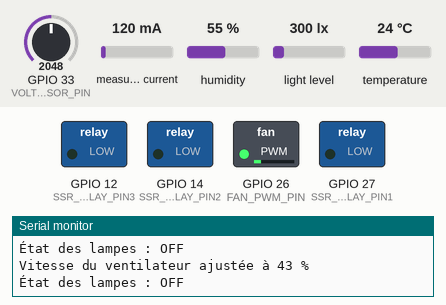
A sketch run on a simulated ESP32. Parts: switched loads named in the sketch (green lamp = pin HIGH), the last lines printed to the serial monitor. The test bench sets the inputs (shaded band); at power-on: temperature 24 °C, light level 300 lx, GPIO 33 (VOLTAGE_SENSOR_PIN) = 2048, measured current 120 mA, humidity 55 %. The local clock reads 2024-03-15 10:24:30 at power-on unless the sketch sets it; EEPROM starts erased.

Above: at 1.2 s.
1.3 s: temperature set to 28 °C
3.1 s: light level set to 288 lx
At 4.1 s:
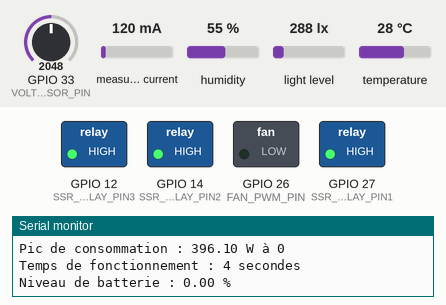
4.7 s: temperature set to 12 °C
At 6.3 s:
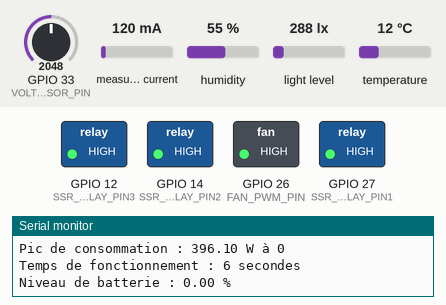
7.3 s: temperature set to 27 °C
At 16.1 s:
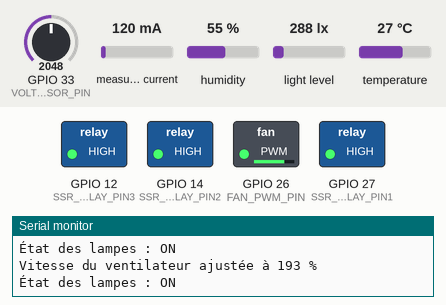
21.8 s: light level set to 317 lx
At 36.3 s:
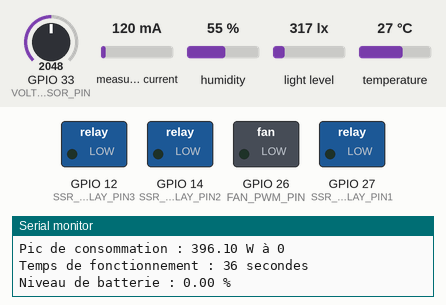
Timing chart, 0 to 36.8 s (numbered marks = the images above; inputs shaded):
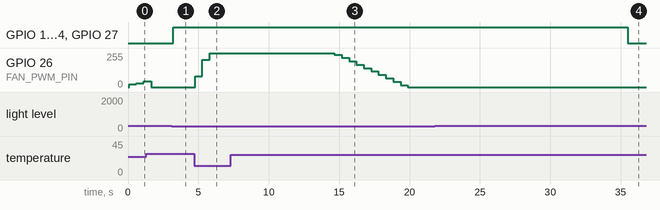

Measured:
- the behaviour switches between 300 and 299 lx on light level (found by bisection; images 0 and 1)
- the behaviour switches between 316 and 317 lx on light level (found by bisection; images 3 and 4)
- after the input at 3.1 s, GPIO 12 (SSR_RELAY_PIN3), GPIO 14 (SSR_RELAY_PIN2), GPIO 27 (SSR_RELAY_PIN1): LOW → HIGH after 0.10 s
- after the input at 4.7 s, GPIO 26 (FAN_PWM_PIN): 0/255 → 81/255 after 0.07 s, → 205/255 0.52 s later, → 255/255 0.52 s later
- after the input at 7.3 s, GPIO 26 (FAN_PWM_PIN): moves from 255/255 to 0/255 over 5.2 s, starting after 7.4 s
- after the input at 21.8 s, GPIO 12 (SSR_RELAY_PIN3), GPIO 14 (SSR_RELAY_PIN2), GPIO 27 (SSR_RELAY_PIN1): HIGH → LOW after 13.7 s

The sketch:

habitat_low_tech.ino
```cpp
#include <WiFi.h>
#include <ArduinoJson.h>
#include <EEPROM.h>
#include <ESPAsyncWebServer.h>
#include <AsyncTCP.h>
#include <Adafruit_SHT31.h>
#include <Adafruit_VEML7700.h>
#include "ACS712.h"
#include <ESPmDNS.h>
#include <time.h>

// Définition des broches et des composants
#define VEML7700_ADDR 0x10
#define SHT31_ADDR 0x44
#define CURRENT_SENSOR_PIN 34
#define VOLTAGE_SENSOR_PIN 33
#define FAN_PWM_PIN 26
#define SSR_RELAY_PIN1 27
#define SSR_RELAY_PIN2 14
#define SSR_RELAY_PIN3 12

#define EEPROM_SIZE 512

#define PWM_FREQ 5000
#define PWM_RESOLUTION 8
#define PWM_CHANNEL_FAN 0

// Structure de configuration essentielle
struct Config {
    float Kp;
    float Ki;
    float Kd;
    float setpointTemp;
    float setpointLux;
    char ap_ssid[32];
    char ap_password[32];
    bool autoMode;
} config;

Config defaultConfig = {2.0, 5.0, 1.0, 25.0, 300.0, "ESP32_AP", "12345678", true};

AsyncWebServer server(80);
AsyncWebSocket ws("/ws");

// Objets capteurs
Adafruit_SHT31 sht31 = Adafruit_SHT31();
Adafruit_VEML7700 veml7700 = Adafruit_VEML7700();
ACS712 acs712(CURRENT_SENSOR_PIN, 3.3, 4095, 33);

// Variables de contrôle et de suivi de l'énergie
float integralTemp = 0, previous_errorTemp = 0;
float integralLux = 0, previous_errorLux = 0;
int fanSpeedManual = 100;
bool lamp1State = false, lamp2State = false, lamp3State = false;
time_t lastUpdateTime = 0;
float totalEnergy = 0;
float peakPower = 0;
time_t peakPowerTime = 0;
time_t startTime;
time_t currentTime;
float batteryLevel = 75.0;
float voltage = 0.0;

void setup() {
    Serial.begin(115200);
    EEPROM.begin(EEPROM_SIZE);
    loadConfig();

    initSensors();

    // Configuration des relais et PWM
    pinMode(SSR_RELAY_PIN1, OUTPUT);
    pinMode(SSR_RELAY_PIN2, OUTPUT);
    pinMode(SSR_RELAY_PIN3, OUTPUT);
    digitalWrite(SSR_RELAY_PIN1, LOW);
    digitalWrite(SSR_RELAY_PIN2, LOW);
    digitalWrite(SSR_RELAY_PIN3, LOW);

    ledcSetup(PWM_CHANNEL_FAN, PWM_FREQ, PWM_RESOLUTION);
    ledcAttachPin(FAN_PWM_PIN, PWM_CHANNEL_FAN);

    setupAP();
    if (!MDNS.begin("low-tech")) {
        Serial.println("Erreur lors de la configuration de mDNS !");
    } else {
        Serial.println("mDNS démarré");
    }

    ws.onEvent(onWsEvent);
    server.addHandler(&ws);
    server.begin();

    startTime = time(nullptr);

    xTaskCreate(readSensorsTask, "Read Sensors", 2048, NULL, 1, NULL);
    xTaskCreate(controlSystemTask, "Control System", 2048, NULL, 1, NULL);
    xTaskCreate(energyManagementTask, "Energy Management", 2048, NULL, 1, NULL);
}

void loop() {
    ws.cleanupClients();
}

// Fonction pour initialiser les capteurs
void initSensors() {
    if (!sht31.begin(SHT31_ADDR)) {
        Serial.println("Erreur de communication avec le capteur de température SHT31 !");
    }
    if (!veml7700.begin()) {
        Serial.println("Erreur de communication avec le capteur de luminosité VEML7700 !");
    }
    acs712.autoMidPoint();
}

void loadConfig() {
    if (EEPROM.read(0) == 1) {
        EEPROM.get(1, config);
        Serial.println("Configuration chargée depuis l'EEPROM.");
    } else {
        config = defaultConfig;
        Serial.println("Configuration par défaut utilisée.");
        saveConfig();
    }
}

void saveConfig() {
    EEPROM.write(0, 1);
    EEPROM.put(1, config);
    EEPROM.commit();
    Serial.println("Configuration sauvegardée dans l'EEPROM.");
}

void setupAP() {
    Serial.println("Configuration du point d'accès...");
    WiFi.softAP(config.ap_ssid, config.ap_password);
    Serial.print("SSID AP: ");
    Serial.println(config.ap_ssid);
    Serial.print("Adresse IP AP: ");
    Serial.println(WiFi.softAPIP());
}

void onWsEvent(AsyncWebSocket *server, AsyncWebSocketClient *client, AwsEventType type, void *arg, uint8_t *data, size_t len) {
    if (type == WS_EVT_CONNECT) {
        Serial.printf("Client WebSocket connecté depuis %s\n", client->remoteIP().toString().c_str());
        sendCurrentConfig(client);
    } else if (type == WS_EVT_DISCONNECT) {
        Serial.printf("Client WebSocket déconnecté\n");
    } else if (type == WS_EVT_DATA) {
        data[len] = '\0';
        Serial.printf("Reçu: %s\n", data);

        StaticJsonDocument<256> doc;
        DeserializationError error = deserializeJson(doc, (const char*)data);

        if (!error) {
            handleConfigUpdate(doc);
        } else {
            Serial.println("Erreur de parsing JSON.");
        }
    }
}

void sendCurrentConfig(AsyncWebSocketClient *client) {
    StaticJsonDocument<256> doc;
    doc["settings"]["setpointTemp"] = config.setpointTemp;
    doc["settings"]["setpointLux"] = config.setpointLux;
    doc["settings"]["Kp"] = config.Kp;
    doc["settings"]["Ki"] = config.Ki;
    doc["settings"]["Kd"] = config.Kd;
    doc["settings"]["ap_ssid"] = config.ap_ssid;
    doc["settings"]["ap_password"] = config.ap_password;
    doc["settings"]["autoMode"] = config.autoMode;
    doc["manual"]["fanSpeed"] = fanSpeedManual;
    doc["manual"]["lamp1State"] = lamp1State;
    doc["manual"]["lamp2State"] = lamp2State;
    doc["manual"]["lamp3State"] = lamp3State;
    doc["energy"]["totalEnergy"] = totalEnergy;
    doc["energy"]["peakPower"] = peakPower;
    doc["energy"]["peakPowerTime"] = peakPowerTime;
    doc["energy"]["currentTime"] = currentTime;
    doc["energy"]["uptime"] = time(nullptr) - startTime;
    doc["battery"]["level"] = batteryLevel;

    char buffer[256];
    serializeJson(doc, buffer);
    client->text(buffer);
}

void handleConfigUpdate(StaticJsonDocument<256>& doc) {
    if (doc.containsKey("setpointTemp")) {
        config.setpointTemp = doc["setpointTemp"].as<float>();
    }
    if (doc.containsKey("setpointLux")) {
        config.setpointLux = doc["setpointLux"].as<float>();
    }
    if (doc.containsKey("Kp")) config.Kp = doc["Kp"].as<float>();
    if (doc.containsKey("Ki")) config.Ki = doc["Ki"].as<float>();
    if (doc.containsKey("Kd")) config.Kd = doc["Kd"].as<float>();

    if (doc.containsKey("ap_ssid")) strncpy(config.ap_ssid, doc["ap_ssid"], sizeof(config.ap_ssid));
    if (doc.containsKey("ap_password")) strncpy(config.ap_password, doc["ap_password"], sizeof(config.ap_password));

    if (doc.containsKey("autoMode")) {
        config.autoMode = doc["autoMode"].as<bool>();
    }

    if (doc.containsKey("fanSpeed")) {
        fanSpeedManual = doc["fanSpeed"].as<int>();
        ledcWrite(PWM_CHANNEL_FAN, map(fanSpeedManual, 1, 100, 0, 255));
    }

    if (doc.containsKey("lamp1State")) {
        lamp1State = doc["lamp1State"].as<bool>();
        digitalWrite(SSR_RELAY_PIN1, lamp1State ? HIGH : LOW);
    }
    if (doc.containsKey("lamp2State")) {
        lamp2State = doc["lamp2State"].as<bool>();
        digitalWrite(SSR_RELAY_PIN2, lamp2State ? HIGH : LOW);
    }
    if (doc.containsKey("lamp3State")) {
        lamp3State = doc["lamp3State"].as<bool>();
        digitalWrite(SSR_RELAY_PIN3, lamp3State ? HIGH : LOW);
    }

    if (doc.containsKey("currentTime")) {
        currentTime = doc["currentTime"].as<time_t>();
    }

    sendCurrentConfigToAllClients();

    if (doc.containsKey("ap_ssid") || doc.containsKey("ap_password")) {
        ESP.restart();
    }
}

void sendCurrentConfigToAllClients() {
    StaticJsonDocument<256> doc;
    doc["settings"]["setpointTemp"] = config.setpointTemp;
    doc["settings"]["setpointLux"] = config.setpointLux;
    doc["settings"]["Kp"] = config.Kp;
    doc["settings"]["Ki"] = config.Ki;
    doc["settings"]["Kd"] = config.Kd;
    doc["settings"]["ap_ssid"] = config.ap_ssid;
    doc["settings"]["ap_password"] = config.ap_password;
    doc["settings"]["autoMode"] = config.autoMode;
    doc["manual"]["fanSpeed"] = fanSpeedManual;
    doc["manual"]["lamp1State"] = lamp1State;
    doc["manual"]["lamp2State"] = lamp2State;
    doc["manual"]["lamp3State"] = lamp3State;
    doc["energy"]["totalEnergy"] = totalEnergy;
    doc["energy"]["peakPower"] = peakPower;
    doc["energy"]["peakPowerTime"] = peakPowerTime;
    doc["energy"]["currentTime"] = currentTime;
    doc["energy"]["uptime"] = time(nullptr) - startTime;
    doc["battery"]["level"] = batteryLevel;

    char buffer[256];
    serializeJson(doc, buffer);
    ws.textAll(buffer);
}

void readSensorsTask(void* parameter) {
    while (1) {
        float temp = sht31.readTemperature();
        float hum = sht31.readHumidity();
        float lux = veml7700.readLux();
        float current = acs712.mA_DC();
        voltage = analogRead(VOLTAGE_SENSOR_PIN) * (3.3 / 4095.0) * 2;
        float power = voltage * current;
        totalEnergy += power * (millis() - lastUpdateTime) / 3600000.0;
        lastUpdateTime = millis();

        batteryLevel = calculateBatteryLevel(voltage);

        if (power > peakPower) {
            peakPower = power;
            peakPowerTime = currentTime;
        }

        StaticJsonDocument<128> doc;
        doc["temperature"] = temp;
        doc["humidity"] = hum;
        doc["lux"] = lux;
        doc["current"] = current;
        doc["voltage"] = voltage;
        doc["power"] = power;
        doc["battery"] = batteryLevel;

        char buffer[128];
        serializeJson(doc, buffer);
        ws.textAll(buffer);

        Serial.println("Données capteurs envoyées.");
        vTaskDelay(10000 / portTICK_PERIOD_MS);
    }
}

void controlSystemTask(void* parameter) {
    while (1) {
        PIDControlTemperature();
        PIDControlLight();
        vTaskDelay(500 / portTICK_PERIOD_MS);
    }
}

void energyManagementTask(void* parameter) {
    while (1) {
        Serial.printf("Énergie totale consommée : %.2f Wh\n", totalEnergy);
        Serial.printf("Pic de consommation : %.2f W à %ld\n", peakPower, peakPowerTime);
        Serial.printf("Temps de fonctionnement : %ld secondes\n", time(nullptr) - startTime);
        Serial.printf("Niveau de batterie : %.2f %%\n", batteryLevel);
        vTaskDelay(2000 / portTICK_PERIOD_MS);
    }
}

// Contrôle PID pour la température
void PIDControlTemperature() {
    float temp = sht31.readTemperature();
    float errorTemp = config.setpointTemp - temp;
    integralTemp += errorTemp;
    float derivativeTemp = errorTemp - previous_errorTemp;
    float outputTemp = config.Kp * errorTemp + config.Ki * integralTemp + config.Kd * derivativeTemp;

    int fanOutput = map(constrain(outputTemp, 0, 100), 0, 100, 0, 255);
    ledcWrite(PWM_CHANNEL_FAN, fanOutput);
    Serial.printf("Vitesse du ventilateur ajustée à %d %%\n", fanOutput);

    previous_errorTemp = errorTemp;
}

// Contrôle PID pour la luminosité
void PIDControlLight() {
    float lux = veml7700.readLux();
    float errorLux = config.setpointLux - lux;
    integralLux += errorLux;
    float derivativeLux = errorLux - previous_errorLux;
    float outputLux = config.Kp * errorLux + config.Ki * integralLux + config.Kd * derivativeLux;

    // Contrôler les lampes selon la sortie PID
    if (outputLux > 0) {
        lamp1State = lamp2State = lamp3State = true;
    } else {
        lamp1State = lamp2State = lamp3State = false;
    }

    digitalWrite(SSR_RELAY_PIN1, lamp1State ? HIGH : LOW);
    digitalWrite(SSR_RELAY_PIN2, lamp2State ? HIGH : LOW);
    digitalWrite(SSR_RELAY_PIN3, lamp3State ? HIGH : LOW);

    Serial.printf("État des lampes : %s\n", lamp1State ? "ON" : "OFF");

    previous_errorLux = errorLux;
}

float calculateBatteryLevel(float voltage) {
    float minVoltage = 21.0;
    float maxVoltage = 25.6;
    float batteryLevel = ((voltage - minVoltage) / (maxVoltage - minVoltage)) * 100.0;
    return constrain(batteryLevel, 0, 100);
}
```
